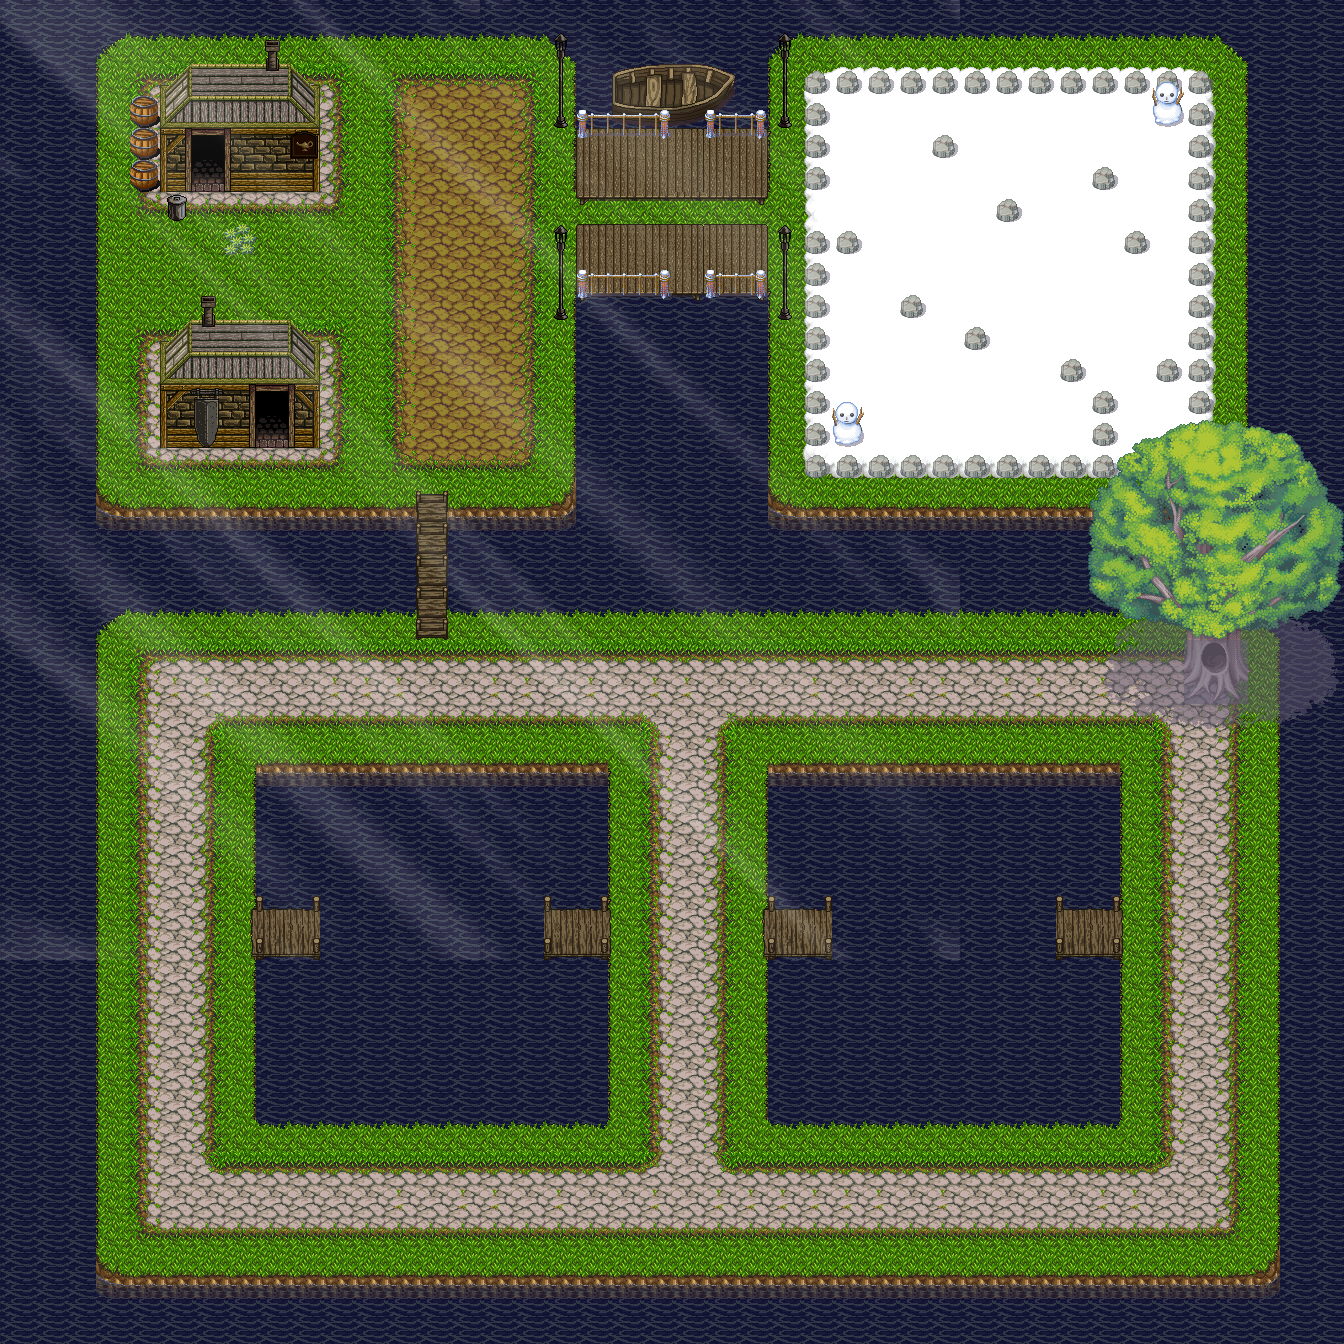

Tiled map render using the project's own tile images. Description and the map definition, with tile-layer contents summarised, below:
An orthogonal 42x42 tile map with 32x32 px tiles, 12 tile layers (Terrain, Terrain2, Terrain3, Escenario, ...), 4 tilesets, 1 image layer and 63 objects (10x NPCPlayer, 2x clavLevelEntity).

<map version="1.0" orientation="orthogonal" renderorder="right-down" width="42" height="42" tilewidth="32" tileheight="32" nextobjectid="94">
 <properties>
  <property name="z" value="0" />
 </properties>
 <tileset firstgid="1" name="RPGmakerXPMegaTilesetByLmnopguy7" tilewidth="32" tileheight="32">
  <image source="tileset/LicDesc/RPGmakerXPMegaTilesetByLmnopguy7.png" width="256" height="15300" />
 </tileset>
 <tileset firstgid="3825" name="town" tilewidth="32" tileheight="32">
  <image source="tileset/town.png" width="512" height="512" />
  <tile id="210">
   <animation>
    <frame tileid="210" duration="1000" />
    <frame tileid="164" duration="100" />
    <frame tileid="210" duration="100" />
    <frame tileid="164" duration="100" />
   </animation>
  </tile>
 </tileset>
 <tileset firstgid="4081" name="tilemap" tilewidth="32" tileheight="32">
  <image source="tileset/tilemap.png" width="512" height="544" />
  <terraintypes>
   <terrain name="Pasto" tile="177" />
   <terrain name="Agua" tile="163">
    <properties>
     <property name="type" value="solid" />
    </properties>
   </terrain>
   <terrain name="Piedra" tile="17" />
   <terrain name="Tierra" tile="23" />
  </terraintypes>
  <tile id="0" terrain="0,0,0,2" />
  <tile id="1" terrain="0,0,2,2" />
  <tile id="2" terrain="0,0,2,0" />
  <tile id="6" terrain="0,0,0,3" />
  <tile id="7" terrain="0,0,3,3" />
  <tile id="8" terrain="0,0,3,0" />
  <tile id="16" terrain="0,2,0,2" />
  <tile id="17" terrain="2,2,2,2" />
  <tile id="18" terrain="2,0,2,0" />
  <tile id="22" terrain="0,3,0,3" />
  <tile id="23" terrain="3,3,3,3" />
  <tile id="24" terrain="3,0,3,0" />
  <tile id="32" terrain="0,2,0,0" />
  <tile id="33" terrain="2,2,0,0" />
  <tile id="34" terrain="2,0,0,0" />
  <tile id="38" terrain="0,3,0,0" />
  <tile id="39" terrain="3,3,0,0" />
  <tile id="40" terrain="3,0,0,0" />
  <tile id="48" terrain="2,2,2,0" />
  <tile id="49" terrain="2,2,0,2" />
  <tile id="50" terrain="2,2,2,2" />
  <tile id="54" terrain="3,3,3,0" />
  <tile id="55" terrain="3,3,0,3" />
  <tile id="64" terrain="2,0,2,2" />
  <tile id="65" terrain="0,2,2,2" />
  <tile id="70" terrain="3,0,3,3" />
  <tile id="71" terrain="0,3,3,3" />
  <tile id="160" terrain="1,1,1,0" />
  <tile id="161" terrain="1,1,0,0" />
  <tile id="162" terrain="1,1,0,1" />
  <tile id="163" terrain="1,1,1,1" />
  <tile id="176" terrain="1,0,1,0" />
  <tile id="177" terrain="0,0,0,0" />
  <tile id="178" terrain="0,1,0,1" />
  <tile id="192" terrain="1,0,1,1" />
  <tile id="193" terrain="0,0,1,1" />
  <tile id="194" terrain="0,1,1,1" />
  <tile id="208">
   <animation>
    <frame tileid="208" duration="500" />
    <frame tileid="259" duration="200" />
    <frame tileid="256" duration="200" />
    <frame tileid="262" duration="200" />
    <frame tileid="256" duration="200" />
    <frame tileid="259" duration="200" />
   </animation>
  </tile>
  <tile id="209">
   <animation>
    <frame tileid="209" duration="500" />
    <frame tileid="260" duration="200" />
    <frame tileid="257" duration="200" />
    <frame tileid="263" duration="200" />
    <frame tileid="257" duration="200" />
    <frame tileid="260" duration="200" />
   </animation>
  </tile>
  <tile id="210">
   <animation>
    <frame tileid="210" duration="500" />
    <frame tileid="261" duration="200" />
    <frame tileid="258" duration="200" />
    <frame tileid="264" duration="200" />
    <frame tileid="258" duration="200" />
    <frame tileid="261" duration="200" />
   </animation>
  </tile>
 </tileset>
 <tileset firstgid="4353" name="metatiles32x32" tilewidth="32" tileheight="32">
  <image source="tileset/metatiles32x32.png" width="192" height="32" />
  <tile id="0">
   <properties>
    <property name="type" value="solid" />
   </properties>
  </tile>
 </tileset>
 <layer name="Terrain" width="42" height="42">
  <properties>
   <property name="z" value="0" />
  </properties>
  <data>[1764 cells, 1764 non-empty, 36 distinct tile ids]</data>
 </layer>
 <layer name="Terrain2" width="42" height="42">
  <properties>
   <property name="z" value="1" />
  </properties>
  <data>[1764 cells, 170 non-empty, 10 distinct tile ids]</data>
 </layer>
 <layer name="Terrain3" width="42" height="42">
  <properties>
   <property name="z" value="2" />
  </properties>
  <data>[1764 cells, 0 non-empty, 0 distinct tile ids]</data>
 </layer>
 <layer name="Escenario" width="42" height="42">
  <properties>
   <property name="z" value="3" />
  </properties>
  <data>[1764 cells, 151 non-empty, 40 distinct tile ids]</data>
 </layer>
 <layer name="Escenario2" width="42" height="42">
  <properties>
   <property name="z" value="4" />
  </properties>
  <data>[1764 cells, 42 non-empty, 25 distinct tile ids]</data>
 </layer>
 <layer name="Terrain4" width="42" height="42">
  <properties>
   <property name="z" value="5" />
  </properties>
  <data>[1764 cells, 0 non-empty, 0 distinct tile ids]</data>
 </layer>
 <objectgroup color="#ff0000" name="NPCs">
  <properties>
   <property name="z" value="6" />
  </properties>
  <object id="76" name="NPCPlayer" x="319.667" y="639.667" width="32" height="32">
   <properties>
    <property name="nombre" value="hipatia" />
   </properties>
  </object>
  <object id="79" name="NPCPlayer" x="256" y="193" width="32" height="32">
   <properties>
    <property name="nombre" value="Chris" />
   </properties>
  </object>
  <object id="81" name="NPCPlayer" x="636" y="130" width="32" height="32">
   <properties>
    <property name="nombre" value="Pirata" />
   </properties>
  </object>
  <object id="82" name="NPCPlayer" x="706" y="639" width="32" height="32">
   <properties>
    <property name="nombre" value="fibonacci" />
   </properties>
  </object>
  <object id="84" name="NPCPlayer" x="1120" y="639" width="32" height="32">
   <properties>
    <property name="nombre" value="Daniela" />
   </properties>
  </object>
  <object id="85" name="NPCPlayer" x="450.333" y="127.667" width="32" height="32">
   <properties>
    <property name="nombre" value="carlos" />
   </properties>
  </object>
  <object id="86" name="NPCPlayer" x="130" y="1216" width="32" height="32">
   <properties>
    <property name="nombre" value="eduardo" />
   </properties>
  </object>
  </objectgroup>
 <layer name="Techos" width="42" height="42">
  <properties>
   <property name="z" value="7" />
  </properties>
  <data>[1764 cells, 20 non-empty, 6 distinct tile ids]</data>
 </layer>
 <layer name="Terrain5" width="42" height="42">
  <properties>
   <property name="z" value="8" />
  </properties>
  <data>[1764 cells, 0 non-empty, 0 distinct tile ids]</data>
 </layer>
 <layer name="Techos2" width="42" height="42">
  <properties>
   <property name="z" value="9" />
  </properties>
  <data>[1764 cells, 2 non-empty, 1 distinct tile ids]</data>
 </layer>
 <layer name="Escenario3" width="42" height="42">
  <properties>
   <property name="z" value="10" />
  </properties>
  <data>[1764 cells, 100 non-empty, 82 distinct tile ids]</data>
 </layer>
 <layer name="Escenario4" width="42" height="42">
  <properties>
   <property name="z" value="11" />
  </properties>
  <data>[1764 cells, 0 non-empty, 0 distinct tile ids]</data>
 </layer>
 <layer name="Escenario5" width="42" height="42">
  <properties>
   <property name="z" value="12" />
  </properties>
  <data>[1764 cells, 0 non-empty, 0 distinct tile ids]</data>
 </layer>
 <objectgroup color="#15ff00" name="Triggers">
  <!-- 2 objects omitted --></objectgroup>
 <objectgroup name="collision">
  <!-- 48 objects omitted --></objectgroup>
 <imagelayer name="Luz">
  <image source="tileset/overlay.png" />
  <properties>
   <property name="ratio" value="0.5" />
  </properties>
 </imagelayer>
 <objectgroup color="#ffb300" name="Spawns">
  <!-- 3 objects omitted --></objectgroup>
</map>
<!-- 56 of 63 objects omitted -->
